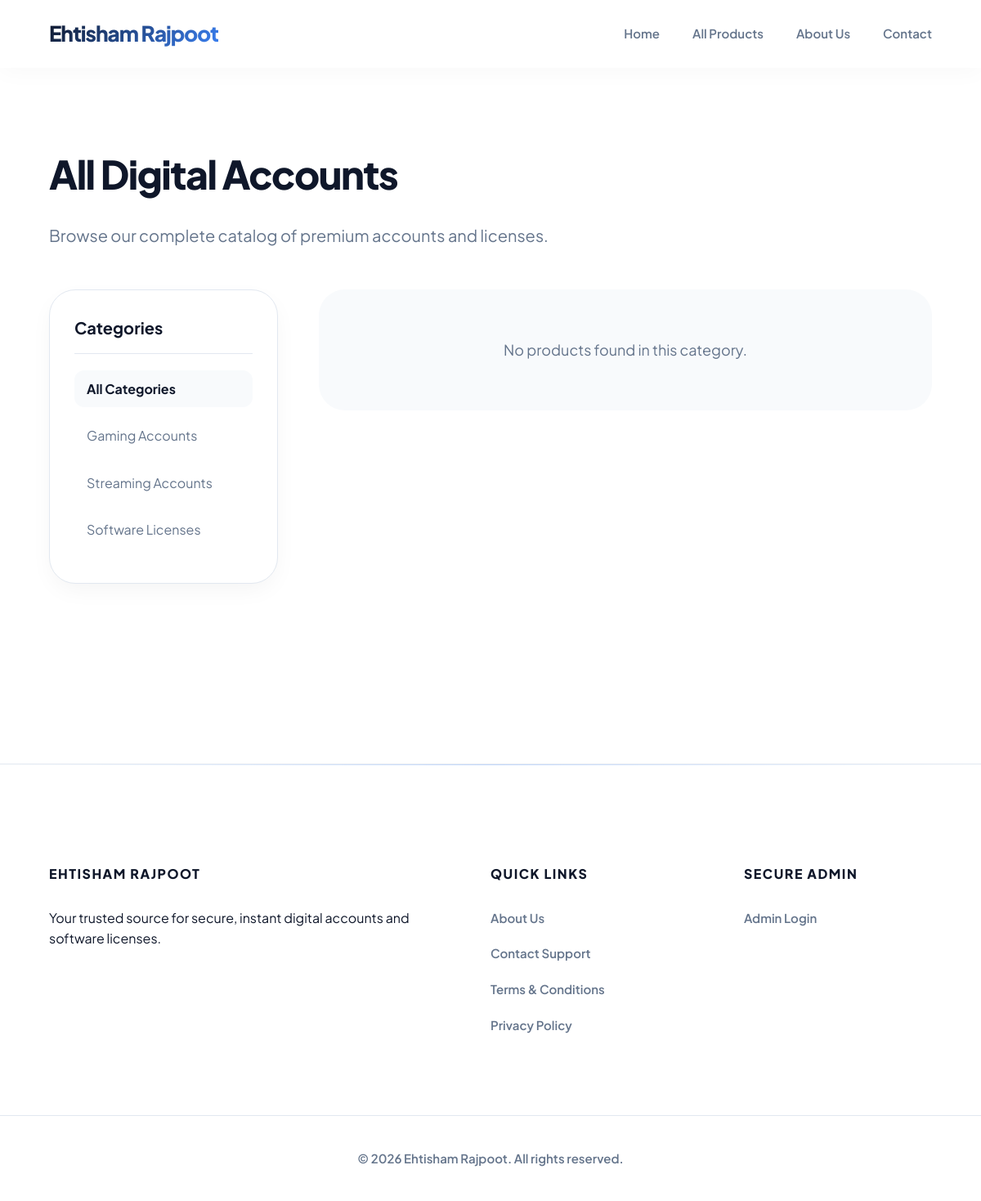
/products.php, run on the app's committed database.
### tables this page shows
CREATE TABLE `categories` (
  `id` int(11) NOT NULL AUTO_INCREMENT,
  `name` varchar(100) NOT NULL,
  `slug` varchar(100) NOT NULL,
  PRIMARY KEY (`id`),
  UNIQUE KEY `slug` (`slug`)
);

### products.php (the view, shortened to what this page needs)
<?php
require_once 'includes/db.php';
$category_slug = $_GET['category'] ?? '';
try {
    if ($category_slug) {
        $stmt = $pdo->prepare('SELECT p.* FROM products p JOIN categories c ON p.category_id = c.id WHERE p.status = "active" AND c.slug = ? ORDER BY p.id DESC');
        $stmt->execute([$category_slug]);
    } else {
        $stmt = $pdo->query('SELECT * FROM products WHERE status = "active" ORDER BY id DESC');
    }
    $products = $stmt->fetchAll();
    $catStmt = $pdo->query('SELECT * FROM categories');
    $categories = $catStmt->fetchAll();
} catch (PDOException $e) {
    $products = [];
    $categories = [];
}
include 'includes/header.php';
?>
<main>
    <div class="container" style="padding-top: 60px; padding-bottom: 100px;">
        <div class="section-header" style="text-align: left; margin-bottom: 50px;">
            <h1 class="section-title" style="font-size: 48px; margin-bottom: 10px;"><?php echo $category_slug ? 'Category Products' : 'All Digital Accounts'; ?></h1>
            <p class="section-subtitle">Browse our complete catalog of premium accounts and licenses.</p>
        </div>
        <div style="display: flex; gap: 50px; align-items: flex-start; flex-wrap: wrap;">
            <aside style="width: 280px; flex-shrink: 0; background: var(--bg-main); border: 1px solid var(--border); border-radius: var(--radius-lg); padding: 30px; position: sticky; top: 120px; box-shadow: var(--shadow-soft);">
                <h3 style="margin-top: 0; padding-bottom: 15px; border-bottom: 1px solid var(--border); font-size: 20px;">Categories</h3>
                <ul style="list-style:none; padding:0; margin:20px 0 0 0;">
                    <li style="margin-bottom: 12px;">
                        <a href="/products.php" style="display: block; padding: 10px 15px; border-radius: var(--radius-sm); transition: var(--transition); <?php echo !$category_slug ? 'background: var(--bg-secondary); color: var(--primary); font-weight: 700;' : 'color: var(--text-muted);'; ?>">
                            All Categories
                        </a>
                    </li>
                    <?php foreach($categories as $cat): ?>
                        <li style="margin-bottom: 12px;">
                            <a href="/category/<?php echo urlencode($cat['slug']); ?>" style="display: block; padding: 10px 15px; border-radius: var(--radius-sm); transition: var(--transition); <?php echo $category_slug === $cat['slug'] ? 'background: var(--bg-secondary); color: var(--primary); font-weight: 700;' : 'color: var(--text-muted);'; ?>">
                                <?php echo htmlspecialchars($cat['name']); ?>
                            </a>
                        </li>
                    <?php endforeach; ?>
                </ul>
            </aside>
            <div style="flex: 1; min-width: 300px;">
                <div class="product-grid">
                    <?php if (empty($products)): ?>
                        <div style="grid-column: 1 / -1; padding: 60px; text-align: center; background: var(--bg-secondary); border-radius: var(--radius-lg);">
                            <p style="color: var(--text-muted); font-size: 18px; margin: 0;">No products found in this category.</p>
                        </div>
                    <?php endif; ?>
                </div>
            </div>
        </div>
    </div>
</main>
<?php include 'includes/footer.php'; ?>

### assets/css/style.css (style rules this page uses)
:root { --primary: #0f172a; --primary-light: #334155; --accent: #3b82f6; --accent-glow: rgba(59, 130, 246, 0.5); --text-main: #0f172a; --text-muted: #64748b; --bg-main: #ffffff; --bg-secondary: #f8fafc; --border: #e2e8f0; --radius-lg: 32px; --radius-md: 20px; --radius-sm: 12px; --shadow-hover: 0 30px 60px -12px rgba(0,0,0,0.1); --shadow-soft: 0 10px 30px -5px rgba(0,0,0,0.05); --transition: all 0.5s cubic-bezier(0.16, 1, 0.3, 1); --glass-bg: rgba(255, 255, 255, 0.7); --glass-border: rgba(255, 255, 255, 0.5); }
* { box-sizing: border-box; }
body { font-family: 'Plus Jakarta Sans', sans-serif; background-color: var(--bg-main); color: var(--text-main); margin: 0; padding: 0; line-height: 1.6; -webkit-font-smoothing: antialiased; overflow-x: hidden; }
a { color: inherit; text-decoration: none; transition: var(--transition); }
.container { width: 90%; max-width: 1300px; margin: 0 auto; }
.section-header { text-align: center; margin-bottom: 70px; }
.section-title { font-size: 48px; font-weight: 800; letter-spacing: -1.5px; margin-bottom: 20px; color: var(--primary); }
.section-subtitle { color: var(--text-muted); font-size: 20px; }
.product-grid { display: grid; grid-template-columns: repeat(auto-fill, minmax(360px, 1fr)); gap: 40px; }

### data on the page
categories: name "Gaming Accounts"
categories: name "Streaming Accounts"
categories: name "Software Licenses"
